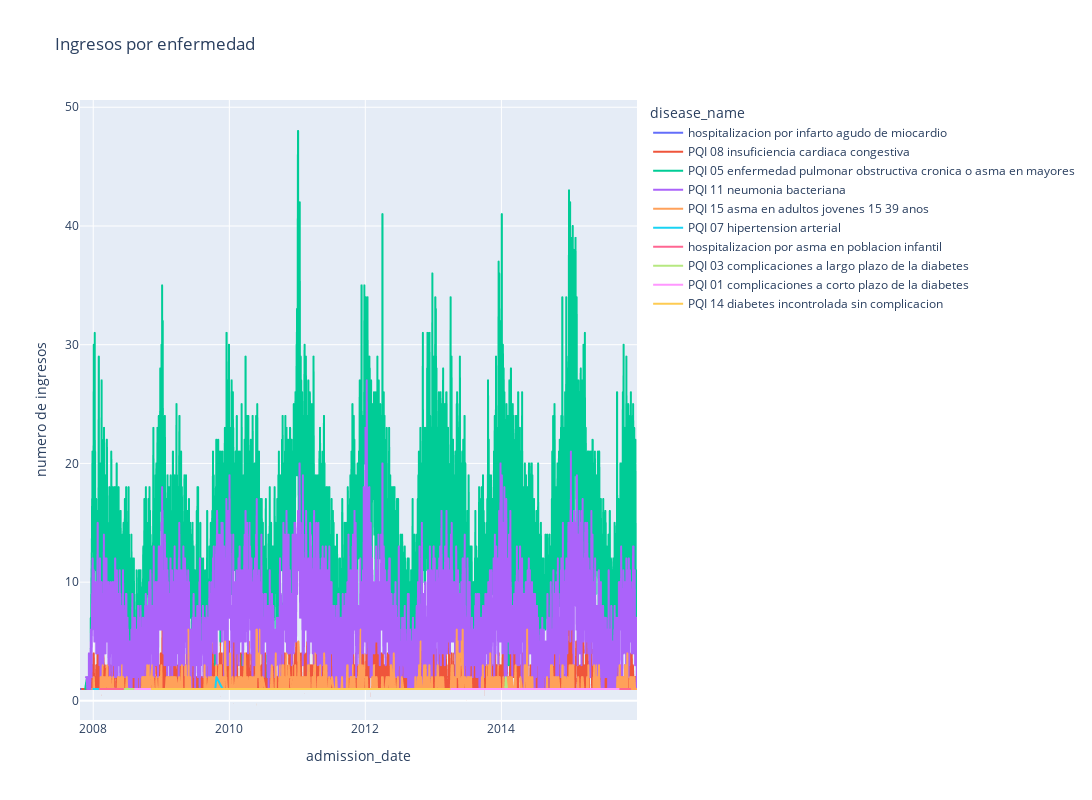

Notebook source saved alongside this figure:
### Code cell
campos_de_agrupacion = ['admission_date','disease_name']
campos_de_registro_unico = ['historia_recodificada','cip_recodificado','fecha_de_nacimiento','fecha_de_ingreso']

fig = px.line(
    data_frame = df[campos_de_agrupacion + campos_de_registro_unico].groupby(campos_de_agrupacion).count().reset_index().rename(columns={"fecha_de_ingreso": "numero de ingresos"}),
    x = 'admission_date',
    y = 'numero de ingresos',
    color = 'disease_name',
    title = 'Ingresos por enfermedad',
    width = 1500, height = 800
)

fig.update_layout(hovermode="x")

### Figure 1 — Plotly figure (JSON) as saved in the notebook; plotly's stock layout.template omitted (floating-point values rounded to 4 significant figures; data arrays with more than 128 entries replaced by an {"elided": "..."} marker saying what was removed)
{"data": [{"hovertemplate": "disease_name=hospitalizacion por infarto agudo de miocardio<br>admission_date=%{x}<br>numero de ingresos=%{y}<extra></extra>", "legendgroup": "hospitalizacion por infarto agudo de miocardio", "line": {"color": "#636efa", "dash": "solid"}, "marker": {"symbol": "circle"}, "mode": "lines", "name": "hospitalizacion por infarto agudo de miocardio", "showlegend": true, "type": "scattergl", "x": ["2007-10-22T00:00:00", "2007-12-25T00:00:00", "2008-02-09T00:00:00", "2008-04-15T00:00:00", "2008-05-04T00:00:00", "2008-05-19T00:00:00", "2008-05-21T00:00:00", "2008-06-02T00:00:00", "2008-06-04T00:00:00", "2008-10-02T00:00:00", "2009-02-09T00:00:00", "2009-03-28T00:00:00", "2009-05-11T00:00:00", "2009-07-31T00:00:00", "2009-09-16T00:00:00", "2009-10-08T00:00:00", "2009-12-10T00:00:00", "2009-12-31T00:00:00", "2010-01-03T00:00:00", "2010-03-11T00:00:00", "2010-03-22T00:00:00", "2010-04-05T00:00:00", "2010-04-12T00:00:00", "2010-04-25T00:00:00", "2010-05-12T00:00:00", "2010-05-16T00:00:00", "2010-10-29T00:00:00", "2010-11-14T00:00:00", "2010-11-30T00:00:00", "2010-12-19T00:00:00", "2011-02-11T00:00:00", "2011-02-13T00:00:00", "2011-03-22T00:00:00", "2011-07-09T00:00:00", "2011-07-29T00:00:00", "2011-09-08T00:00:00", "2011-09-17T00:00:00", "2011-10-29T00:00:00", "2011-12-01T00:00:00", "2012-01-24T00:00:00", "2012-04-12T00:00:00", "2012-04-23T00:00:00", "2012-11-28T00:00:00", "2012-12-24T00:00:00", "2013-01-29T00:00:00", "2013-02-05T00:00:00", "2013-02-09T00:00:00", "2013-05-07T00:00:00", "2013-05-23T00:00:00", "2013-07-18T00:00:00", "2013-09-30T00:00:00", "2013-11-19T00:00:00", "2013-12-16T00:00:00", "2014-02-13T00:00:00", "2014-05-01T00:00:00", "2014-06-04T00:00:00", "2014-07-15T00:00:00", "2014-08-19T00:00:00", "2014-09-04T00:00:00", "2014-09-28T00:00:00", "2014-12-18T00:00:00", "2015-01-19T00:00:00", "2015-02-13T00:00:00", "2015-02-16T00:00:00", "2015-04-04T00:00:00", "2015-04-08T00:00:00", "2015-05-25T00:00:00", "2015-08-06T00:00:00", "2015-08-17T00:00:00", "2015-11-23T00:00:00", "2015-11-29T00:00:00"], "xaxis": "x", "y": [1, 1, 1, 1, 1, 1, 1, 1, 1, 1, 1, 1, 1, 1, 1, 1, 1, 1, 1, 1, 1, 1, 1, 1, 1, 1, 1, 1, 1, 1, 1, 1, 1, 1, 1, 1, 1, 1, 1, 1, 1, 1, 1, 1, 1, 1, 1, 1, 1, 1, 1, 1, 1, 1, 1, 1, 1, 1, 1, 1, 1, 1, 1, 1, 1, 1, 1, 1, 1, 1, 1], "yaxis": "y"}, {"hovertemplate": "disease_name=PQI 08 insuficiencia cardiaca congestiva<br>admission_date=%{x}<br>numero de ingresos=%{y}<extra></extra>", "legendgroup": "PQI 08 insuficiencia cardiaca congestiva", "line": {"color": "#EF553B", "dash": "solid"}, "marker": {"symbol": "circle"}, "mode": "lines", "name": "PQI 08 insuficiencia cardiaca congestiva", "showlegend": true, "type": "scattergl", "x": {"elided": "2237 str values"}, "xaxis": "x", "y": {"elided": "2237 int values"}, "yaxis": "y"}, {"hovertemplate": "disease_name=PQI 05 enfermedad pulmonar obstructiva cronica o asma en mayores<br>admission_date=%{x}<br>numero de ingresos=%{y}<extra></extra>", "legendgroup": "PQI 05 enfermedad pulmonar obstructiva cronica o asma en mayores", "line": {"color": "#00cc96", "dash": "solid"}, "marker": {"symbol": "circle"}, "mode": "lines", "name": "PQI 05 enfermedad pulmonar obstructiva cronica o asma en mayores", "showlegend": true, "type": "scattergl", "x": {"elided": "2944 str values"}, "xaxis": "x", "y": {"elided": "2944 int values"}, "yaxis": "y"}, {"hovertemplate": "disease_name=PQI 11 neumonia bacteriana<br>admission_date=%{x}<br>numero de ingresos=%{y}<extra></extra>", "legendgroup": "PQI 11 neumonia bacteriana", "line": {"color": "#ab63fa", "dash": "solid"}, "marker": {"symbol": "circle"}, "mode": "lines", "name": "PQI 11 neumonia bacteriana", "showlegend": true, "type": "scattergl", "x": {"elided": "2929 str values"}, "xaxis": "x", "y": {"elided": "2929 int values"}, "yaxis": "y"}, {"hovertemplate": "disease_name=PQI 15 asma en adultos jovenes 15 39 anos<br>admission_date=%{x}<br>numero de ingresos=%{y}<extra></extra>", "legendgroup": "PQI 15 asma en adultos jovenes 15 39 anos", "line": {"color": "#FFA15A", "dash": "solid"}, "marker": {"symbol": "circle"}, "mode": "lines", "name": "PQI 15 asma en adultos jovenes 15 39 anos", "showlegend": true, "type": "scattergl", "x": {"elided": "1295 str values"}, "xaxis": "x", "y": {"elided": "1295 int values"}, "yaxis": "y"}, {"hovertemplate": "disease_name=PQI 07 hipertension arterial<br>admission_date=%{x}<br>numero de ingresos=%{y}<extra></extra>", "legendgroup": "PQI 07 hipertension arterial", "line": {"color": "#19d3f3", "dash": "solid"}, "marker": {"symbol": "circle"}, "mode": "lines", "name": "PQI 07 hipertension arterial", "showlegend": true, "type": "scattergl", "x": ["2008-01-01T00:00:00", "2008-01-27T00:00:00", "2008-02-08T00:00:00", "2008-02-21T00:00:00", "2008-03-10T00:00:00", "2008-04-23T00:00:00", "2008-04-29T00:00:00", "2008-06-17T00:00:00", "2008-08-08T00:00:00", "2008-08-19T00:00:00", "2008-09-01T00:00:00", "2008-11-08T00:00:00", "2008-12-03T00:00:00", "2008-12-23T00:00:00", "2009-01-08T00:00:00", "2009-03-05T00:00:00", "2009-03-08T00:00:00", "2009-04-13T00:00:00", "2009-08-26T00:00:00", "2009-09-30T00:00:00", "2009-10-17T00:00:00", "2009-10-24T00:00:00", "2009-11-26T00:00:00", "2009-12-29T00:00:00", "2010-01-30T00:00:00", "2010-03-22T00:00:00", "2010-05-13T00:00:00", "2010-05-21T00:00:00", "2010-09-07T00:00:00", "2010-09-27T00:00:00", "2010-10-29T00:00:00", "2011-01-02T00:00:00", "2011-01-25T00:00:00", "2011-07-17T00:00:00", "2011-07-30T00:00:00", "2011-08-13T00:00:00", "2011-10-07T00:00:00", "2011-11-10T00:00:00", "2011-12-25T00:00:00", "2012-01-29T00:00:00", "2012-08-01T00:00:00", "2012-08-05T00:00:00", "2012-10-07T00:00:00", "2012-10-09T00:00:00", "2012-11-01T00:00:00", "2012-12-25T00:00:00", "2013-03-31T00:00:00", "2013-04-14T00:00:00", "2013-06-19T00:00:00", "2013-07-16T00:00:00", "2013-08-15T00:00:00", "2013-12-06T00:00:00", "2013-12-21T00:00:00", "2014-01-20T00:00:00", "2014-05-07T00:00:00", "2014-06-23T00:00:00", "2014-07-21T00:00:00", "2014-12-04T00:00:00", "2014-12-17T00:00:00", "2015-02-04T00:00:00", "2015-09-17T00:00:00"], "xaxis": "x", "y": [1, 1, 1, 1, 1, 1, 1, 1, 1, 1, 1, 1, 1, 1, 1, 1, 1, 1, 1, 1, 1, 2, 1, 1, 1, 1, 1, 1, 1, 1, 1, 1, 1, 1, 1, 1, 1, 1, 1, 1, 1, 1, 1, 1, 1, 1, 1, 1, 1, 1, 1, 1, 1, 1, 1, 1, 1, 1, 1, 1, 1], "yaxis": "y"}, {"hovertemplate": "disease_name=hospitalizacion por asma en poblacion infantil<br>admission_date=%{x}<br>numero de ingresos=%{y}<extra></extra>", "legendgroup": "hospitalizacion por asma en poblacion infantil", "line": {"color": "#FF6692", "dash": "solid"}, "marker": {"symbol": "circle"}, "mode": "lines", "name": "hospitalizacion por asma en poblacion infantil", "showlegend": true, "type": "scattergl", "x": ["2008-02-05T00:00:00", "2008-05-17T00:00:00", "2008-06-08T00:00:00", "2008-06-10T00:00:00", "2008-11-27T00:00:00", "2008-12-21T00:00:00", "2009-05-25T00:00:00", "2009-06-05T00:00:00", "2009-06-07T00:00:00", "2009-09-19T00:00:00", "2009-10-19T00:00:00", "2009-11-05T00:00:00", "2009-12-16T00:00:00", "2009-12-28T00:00:00", "2010-01-13T00:00:00", "2010-01-16T00:00:00", "2010-02-25T00:00:00", "2010-04-25T00:00:00", "2010-05-16T00:00:00", "2010-10-21T00:00:00", "2010-11-04T00:00:00", "2010-11-13T00:00:00", "2011-02-15T00:00:00", "2011-02-21T00:00:00", "2011-03-06T00:00:00", "2011-04-12T00:00:00", "2011-06-27T00:00:00", "2011-10-03T00:00:00", "2011-12-25T00:00:00", "2012-04-15T00:00:00", "2012-06-15T00:00:00", "2012-10-28T00:00:00", "2012-11-05T00:00:00", "2012-11-13T00:00:00", "2012-11-15T00:00:00", "2013-01-16T00:00:00", "2013-02-12T00:00:00", "2013-02-22T00:00:00", "2013-03-18T00:00:00", "2013-03-25T00:00:00", "2013-05-28T00:00:00", "2013-06-09T00:00:00", "2013-06-17T00:00:00", "2013-07-15T00:00:00", "2013-09-05T00:00:00", "2013-09-19T00:00:00", "2013-09-25T00:00:00", "2013-10-20T00:00:00", "2013-10-28T00:00:00", "2013-11-10T00:00:00", "2013-12-09T00:00:00", "2013-12-11T00:00:00", "2013-12-12T00:00:00", "2014-01-14T00:00:00", "2014-01-19T00:00:00", "2014-01-23T00:00:00", "2014-01-28T00:00:00", "2014-06-19T00:00:00", "2014-07-22T00:00:00", "2014-09-04T00:00:00", "2014-09-25T00:00:00", "2014-09-26T00:00:00", "2014-10-07T00:00:00", "2014-11-27T00:00:00", "2014-12-04T00:00:00", "2014-12-22T00:00:00", "2015-01-23T00:00:00", "2015-04-29T00:00:00", "2015-05-09T00:00:00", "2015-05-11T00:00:00", "2015-05-18T00:00:00", "2015-06-15T00:00:00", "2015-06-22T00:00:00", "2015-09-09T00:00:00", "2015-10-27T00:00:00", "2015-11-16T00:00:00", "2015-11-19T00:00:00", "2015-11-21T00:00:00", "2015-11-24T00:00:00"], "xaxis": "x", "y": [1, 1, 1, 1, 1, 1, 1, 1, 1, 1, 1, 1, 1, 1, 1, 1, 1, 1, 1, 1, 1, 1, 1, 1, 1, 1, 1, 1, 1, 1, 1, 1, 1, 1, 1, 1, 1, 1, 1, 1, 1, 1, 1, 1, 1, 1, 1, 1, 1, 1, 1, 1, 1, 1, 1, 1, 1, 1, 1, 1, 1, 1, 1, 1, 1, 1, 1, 1, 1, 1, 1, 1, 1, 1, 1, 1, 1, 1, 1], "yaxis": "y"}, {"hovertemplate": "disease_name=PQI 03 complicaciones a largo plazo de la diabetes<br>admission_date=%{x}<br>numero de ingresos=%{y}<extra></extra>", "legendgroup": "PQI 03 complicaciones a largo plazo de la diabetes", "line": {"color": "#B6E880", "dash": "solid"}, "marker": {"symbol": "circle"}, "mode": "lines", "name": "PQI 03 complicaciones a largo plazo de la diabetes", "showlegend": true, "type": "scattergl", "x": ["2008-06-18T00:00:00", "2008-06-28T00:00:00", "2009-02-03T00:00:00", "2009-10-26T00:00:00", "2009-10-29T00:00:00", "2010-02-20T00:00:00", "2011-04-10T00:00:00", "2011-08-24T00:00:00", "2011-09-01T00:00:00", "2012-01-01T00:00:00", "2012-02-28T00:00:00", "2012-04-26T00:00:00", "2012-12-02T00:00:00", "2013-03-06T00:00:00", "2013-03-22T00:00:00", "2013-06-15T00:00:00", "2013-07-29T00:00:00", "2013-08-10T00:00:00", "2013-08-23T00:00:00", "2013-09-05T00:00:00", "2014-01-15T00:00:00", "2014-01-22T00:00:00", "2014-01-24T00:00:00", "2014-01-31T00:00:00", "2014-02-01T00:00:00", "2014-03-21T00:00:00", "2014-04-29T00:00:00", "2014-05-09T00:00:00", "2014-07-16T00:00:00", "2014-08-30T00:00:00", "2015-07-21T00:00:00", "2015-07-26T00:00:00", "2015-09-16T00:00:00"], "xaxis": "x", "y": [1, 1, 1, 1, 1, 1, 1, 1, 1, 1, 1, 1, 1, 1, 1, 1, 1, 1, 1, 1, 1, 1, 2, 1, 1, 1, 1, 1, 1, 1, 1, 1, 1], "yaxis": "y"}, {"hovertemplate": "disease_name=PQI 01 complicaciones a corto plazo de la diabetes<br>admission_date=%{x}<br>numero de ingresos=%{y}<extra></extra>", "legendgroup": "PQI 01 complicaciones a corto plazo de la diabetes", "line": {"color": "#FF97FF", "dash": "solid"}, "marker": {"symbol": "circle"}, "mode": "lines", "name": "PQI 01 complicaciones a corto plazo de la diabetes", "showlegend": true, "type": "scattergl", "x": ["2008-08-13T00:00:00", "2009-04-11T00:00:00", "2010-06-20T00:00:00", "2011-10-15T00:00:00", "2012-12-30T00:00:00", "2013-11-14T00:00:00", "2015-08-05T00:00:00", "2015-09-22T00:00:00"], "xaxis": "x", "y": [1, 1, 1, 1, 1, 1, 1, 1], "yaxis": "y"}, {"hovertemplate": "disease_name=PQI 14 diabetes incontrolada sin complicacion<br>admission_date=%{x}<br>numero de ingresos=%{y}<extra></extra>", "legendgroup": "PQI 14 diabetes incontrolada sin complicacion", "line": {"color": "#FECB52", "dash": "solid"}, "marker": {"symbol": "circle"}, "mode": "lines", "name": "PQI 14 diabetes incontrolada sin complicacion", "showlegend": true, "type": "scattergl", "x": ["2008-11-10T00:00:00", "2009-02-08T00:00:00", "2010-06-02T00:00:00", "2010-06-15T00:00:00", "2010-06-29T00:00:00", "2012-01-31T00:00:00", "2013-03-29T00:00:00"], "xaxis": "x", "y": [1, 1, 1, 1, 1, 1, 1], "yaxis": "y"}], "layout": {"height": 800, "hovermode": "x", "legend": {"title": {"text": "disease_name"}, "tracegroupgap": 0}, "title": {"text": "Ingresos por enfermedad"}, "width": 1500, "xaxis": {"anchor": "y", "domain": [0, 1], "title": {"text": "admission_date"}}, "yaxis": {"anchor": "x", "domain": [0, 1], "title": {"text": "numero de ingresos"}}}}
